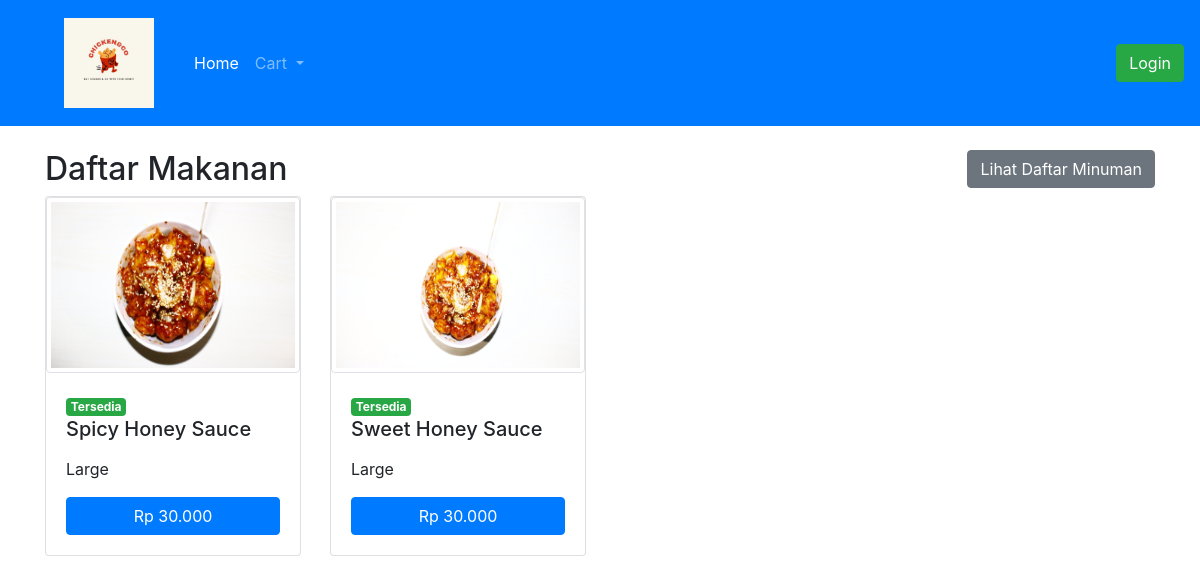
The page / on the database its author committed.
### tables this page shows
CREATE TABLE IF NOT EXISTS `masakan` (
  `id_masakan` int(11) NOT NULL,
  `nama_masakan` varchar(25) NOT NULL,
  `deskripsi` text NOT NULL,
  `harga` int(11) NOT NULL,
  `status_masakan` int(11) NOT NULL,
  `foto` varchar(50) NOT NULL,
  `kategori_masakan` varchar(11) NOT NULL
);

### rupiah.php (called while the page is built)
<?php
function rupiah($str)
{
    return number_format($str, 0, ",", ".");
}
?>

### daftar_makanan.php (the view, shortened to what this page needs)
<div class="container"><br>
  <div class="row">
    <div class="col-md-3">
      <h2>Daftar Makanan</h2>
    </div>
    <div class="col-md-9">
      <a href="admin.php?menu=daftar_minuman" class="btn btn-secondary float-right">Lihat Daftar Minuman</a>
    </div>
  <?php
    include "koneksi.php";
    $query = "SELECT * FROM masakan WHERE kategori_masakan = 'Makanan' ORDER BY id_masakan DESC";
    $result = mysqli_query($koneksi, $query);
    while($data = mysqli_fetch_assoc($result))
    {
  ?>
  <div class="col-md-3">
    <div class="card" style="width: 16rem;">
      <img src="asset/gambar/makanan/<?= $data['foto'];  ?>" class="img-thumbnail" style="height:11rem;">
        <div class="card-body">
          <?php if ($data['status_masakan'] == '1'): ?>
            <span class="badge badge-success">Tersedia</span>
          <?php else: ?>
            <span class="badge badge-danger">Habis</span>
          <?php endif ?>
          <h5 class="card-title"><p><?= $data['nama_masakan'];  ?></p></h5>
          <p class="card-text"><?= $data['deskripsi']; ?></p>
          <button type="button" data-target="#dMasakan_<?= $data['id_masakan'] ?>" data-toggle="modal" class="btn btn-primary col-sm-12" >Rp <?php if($_SESSION['id_level'] == ''){ echo rupiah($data['harga'] + 5000); }else{echo rupiah($data['harga']);} ?></button>
        </div>
      </div>
  </div>
  <?php } ?>
  </div>
</div>

### index.php (shortened to what this page needs)
 <!DOCTYPE html>
<html>
<head>
	<link rel="stylesheet" href="https://stackpath.bootstrapcdn.com/bootstrap/4.4.1/css/bootstrap.min.css">
	<link rel="stylesheet" type="text/css" href="https://cdn.datatables.net/1.10.20/css/jquery.dataTables.min.css">
</head>
<body>
<?php
    include 'rupiah.php';
    include "navbar_non_member.php";
    if($_GET['menu'] == "daftar_minuman"){
    	include "daftar_minuman.php";
    }else {
        include 'daftar_makanan.php';
    }
  ?>
</body>
</html>

### navbar_non_member.php (shortened to what this page needs)
<nav class="navbar navbar-expand-lg navbar-dark bg-primary">
  <a class="navbar-brand ml-5" href="#"><img src="asset/gambar/logo.jpg" height="100" class="navbar-brand"></a>
  <div class="collapse navbar-collapse" id="navbarSupportedContent">
    <ul class="navbar-nav mr-auto">
      <li class="nav-item active">
        <a class="nav-link" href="index.php">Home</a>
      </li>
      <li class="nav-item dropdown">
        <a class="nav-link dropdown-toggle" href="#" id="navbarDropdownMenuLink" role="button" data-toggle="dropdown" aria-haspopup="true" aria-expanded="false">
          Cart
        </a>
      </li>
    </ul>
    <form class="form-inline my-2 my-lg-0">
      <a href="login.php" class="btn btn-success my-2 my-sm-0">Login</a>
    </form>
  </div>
</nav>

### rows shown on the page
masakan: foto (picture), status_masakan "Tersedia", nama_masakan "Spicy Honey Sauce", deskripsi "Large", rupiah($data['harga'] + 5000) "30.000"
masakan: foto (picture), status_masakan "Tersedia", nama_masakan "Sweet Honey Sauce", deskripsi "Large", rupiah($data['harga'] + 5000) "30.000"
